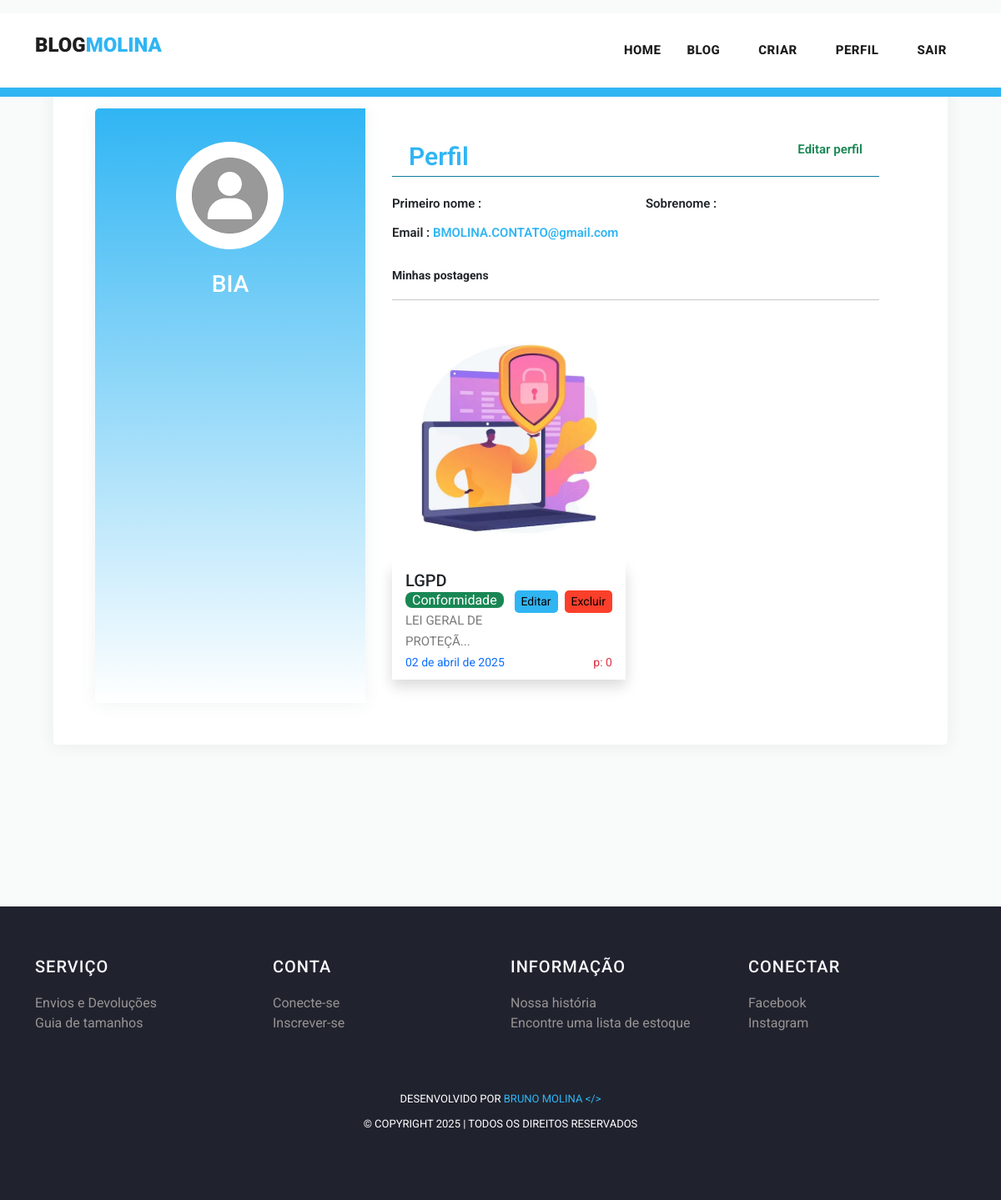
Screenshot of /profile/14 with the database file from the repository.
### myapp/models.py (models this page shows, shortened)
class Post(models.Model):
    postname = models.CharField(max_length=600)
    category = models.CharField(max_length=600)
    image = models.ImageField(
        upload_to="images/posts/",
        blank=True,
        null=True
    )
    content = models.CharField(max_length=100000)
    time = models.CharField(
        max_length=100,
        default=current_time,
        blank=True
    )
    likes = models.IntegerField(default=0)
    user = models.ForeignKey(User, on_delete=models.CASCADE)

### myapp/views.py (the view)
# urls.py: path("profile/<int:id>",views.profile,name='profile'),
def profile(request,id):
    return render(request,'profile.html',{
        'user':User.objects.get(id=id),
        'posts':Post.objects.all(),
        'media_url':settings.MEDIA_URL,
    })

### templates/profile.html (shortened to what this page needs)
{% load static %}
<!DOCTYPE html>
<html lang="pt-br">
<head>
    <link href="https://cdn.jsdelivr.net/npm/bootstrap@5.3.0-alpha3/dist/css/bootstrap.min.css" rel="stylesheet"
>
    <link href="{% static 'vendor/bootstrap/css/bootstrap.min.css' %}" rel="stylesheet">
    <link rel="stylesheet" href="https://maxcdn.bootstrapcdn.com/bootstrap/4.0.0/css/bootstrap.min.css">
    <link href="https://cdn.jsdelivr.net/npm/bootstrap@5.3.0-alpha3/dist/css/bootstrap.min.css" rel="stylesheet"
>
    <link rel="stylesheet" href="{% static 'assets/css/fontawesome.css' %}">
    <link rel="stylesheet" href="{% static 'assets/css/templatemo-stand-blog.css' %}">
    <link rel="stylesheet" href="{% static 'assets/css/owl.css' %}">
</head>
<body>
    <header class="">
        <nav class="navbar navbar-expand-lg bg-white">
            <div class="container">
                <a class="navbar-brand" href="{% url 'index' %}">
                    <h2>BLOG<span style="color: #30b5f3;">Molina</span></h2>
                </a>
                <div class="collapse navbar-collapse" id="navbarResponsive">
                    <ul class="navbar-nav ml-auto">
                        <li>
                            <a class="nav-link" href="{% url 'index' %}">Home
                            </a>
                        </li>
                        <li class="nav-item">
                            <a class="nav-link" href="{% url 'blog' %}">Blog</a>
                        </li>
                        {% if user.is_authenticated %}
                        <li class="nav-item">
                            <a class="nav-link" href="{% url 'create' %}">Criar</a>
                        </li>
                        <li class="nav-item">
                            <a class="nav-link" href="{% url 'profile' user.id %}">Perfil</a>
                        </li>
                        <li class="nav-item">
                            <a class="nav-link" href="{% url 'logout' %}">Sair</a>
                        </li>
                        {% else %}
                        <li class="nav-item">
                            <a class="nav-link" href="{% url 'signin' %}">Conecte-se</a>
                        </li>
                        {% endif %}
                    </ul>
                </div>
            </div>
        </nav>
    </header>
    <div class="mt-3">
        <div class="page-content page-container p-lg-5 p-0" id="page-content">
            <div class="padding">
                <div class="row d-flex justify-content-center">
                    <div class="col-xl-12 col-md-12" id="card">
                        <div class="card user-card-full">
                            <div class="row m-l-0 m-r-0">
                                <div class="col-sm-4 bg-c-lite-green user-profile">
                                    <div class="card-block text-center text-white">
                                        <div class="m-b-25">
                                            <img src="{% static 'assets/images/user.png' %}" class="img-radius"
                                                alt="User-Profile-Image" style="border-radius: 50%;">
                                        </div>
                                        <h6 class="f-w-800 h3" style="text-transform: capitalize;">{{user.username}}
                                        </h6>
                                    </div>
                                </div>
                                <div class="col-sm-8">
                                    <div class="card-block">
                                        <h6 class="m-b-20 p-b-5 b-b-default f-w-600"
                                            style="font-size: 30px; padding: 20px;  color: #30b5f3;">Perfil <a
                                                href="{% url 'profileedit' user.id %}"
                                                class="float-right text-decoration-none text-success"
                                                style="font-size: 15px;">Editar perfil</a>
                                        </h6>
                                        <div class="row">
                                            <div class="col-sm-6">
                                                <p class="m-b-10 f-w-600 text-dark">Primeiro nome :
                                                </p>
                                            </div>
                                            <div class="col-sm-6">
                                                <p class="m-b-10 f-w-600 text-dark">Sobrenome :
                                                </p>
                                            </div>
                                            <div class="col-sm-6">
                                                <p class="m-b-10 f-w-600 text-dark">Email :
                                                    <span class="text-muted f-w-400">{{user.email}}</span>
                                                </p>
                                            </div>
                                        </div>
                                        <p class="small fw-bold pt-3 text-dark">Minhas postagens</p>
                                        <hr>
                                        <div class="row row-cols-lg-2 row-cols-1">
                                            {% for post in posts%}
                                            {% if post.user_id == user.id %}
                                            <div class="col col-lg-6 col-12 mb-2">
                                                <img src="{{media_url}}{{post.image}}" alt="" height="300px"
                                                    width="100%">
                                                <div class="px-3 py-2 shadow">
                                                    <h5>{{post.postname}}</h5>
                                                    <a href="{% url 'deletepost' post.id %}"><button
                                                            class="ms-2 float-right small" type="submit"
                                                            style="border:2px solid #fc3f2a; border-radius: 5px; background-color: #fc3f2a;">Excluir</button></a>
                                                    <a href="{% url 'editpost' post.id %}"><button
                                                            class="float-right small" type="submit"
                                                            style="border:2px solid #30b5f3; border-radius: 5px; background-color: #30b5f3;">Editar</button></a>
                                                    <span
                                                        class="text-white bg-success rounded-3 px-2 rounded-2">{{post.category}}</span>
                                                    <p>{{post.content|slice:"0:20"}}...</p>
                                                    <p class="small text-primary">{{post.time}}<span
                                                            class="text-danger float-right"Curtidos> p:
                                                            {{post.likes}}</span></p>
                                                </div>
                                            </div>
                                            {% endif %}
                                            {% endfor %}
                                        </div>
                                    </div>
                                </div>
                            </div>
                        </div>
                    </div>
                </div>
            </div>
        </div>
    </div>
    {% include 'footer.html' %}
</body>
</html>

### static/assets/css/templatemo-stand-blog.css (style rules this page uses)
body { font-family: 'Roboto', sans-serif; overflow-x: hidden; text-rendering: optimizeLegibility; -webkit-font-smoothing: antialiased; -moz-osx-font-smoothing: grayscale; }
p { margin-bottom: 0px; font-size: 15px; font-weight: 400; color: #7a7a7a; line-height: 30px; }
a { text-decoration: none!important; }
ul { padding: 0; margin: 0; list-style: none; }
h1,h2,h3,h4,h5,h6 { margin: 0px; }
header { position: absolute; z-index: 99999; width: 100%; height: 100px; background-color: #30b5f3; -webkit-transition: all 0.3s ease-in-out 0s; -moz-transition: all 0.3s ease-in-out 0s; -o-transition: all 0.3s ease-in-out 0s; transition: all 0.3s ease-in-out 0s; }
header .navbar { padding: 25px 0px; }
.navbar .navbar-brand { float: left; margin-top: -12px; outline: none; }
.navbar .navbar-brand h2 { color: #1e1e1e; text-transform: uppercase; font-size: 24px; font-weight: 900; -webkit-transition: all .3s ease 0s; -moz-transition: all .3s ease 0s; -o-transition: all .3s ease 0s; transition: all .3s ease 0s; }
#navbarResponsive { z-index: 999; }
.navbar-collapse { text-align: center; }
.navbar .navbar-nav .nav-item { margin: 0px 15px; }
.navbar .navbar-nav a.nav-link { text-transform: capitalize; font-size: 15px; font-weight: 800; text-transform: uppercase; letter-spacing: 0.5px; color: #1e1e1e; transition: all 0.3s; }

### templates/profile.html (style rules this page uses)
body { background-color: #f9fafa; width: 100vw; height: 100vh; }
.padding { padding: 1rem; }
.user-card-full { overflow: hidden; }
.card { border-radius: 5px; -webkit-box-shadow: 0 1px 20px 0 rgba(69, 90, 100, 0.08); box-shadow: 0 1px 20px 0 rgba(69, 90, 100, 0.08); border: none; margin-bottom: 30px; padding: 50px; }
.m-r-0 { margin-right: 0px; }
.m-l-0 { margin-left: 0px; }
.user-card-full .user-profile { border-radius: 5px 0 0 5px; }
.bg-c-lite-green { background: linear-gradient(to top, #ffffff, #30b5f3); box-shadow: 0 1px 20px 0 rgba(69, 90, 100, 0.08); }
.user-profile { padding: 20px 0; }
.card-block { padding: 1.25rem; }
.m-b-25 { margin-bottom: 25px; }
.img-radius { border-radius: 5px; }
h6 { font-size: 14px; }
.card .card-block p { line-height: 25px; }
.b-b-default { border-bottom: 1px solid #e0e0e0; }
.m-b-20 { margin-bottom: 20px; }
.p-b-5 { padding-bottom: 5px !important; }
.m-b-10 { margin-bottom: 10px; }
.text-muted { color: #30b5f3 !important; }
.b-b-default { border-bottom: 1px solid #0a7c9e; }
.f-w-600 { font-weight: 600; }

### templates/footer.html (style rules this page uses)
li { text-decoration: none; text-align: left; }
li a { color: rgb(153, 147, 147); }

### rows the page displays
Post: image (picture), postname "LGPD", category "Conformidade", content "LEI GERAL DE PROTEÇÃ", time "02 de abril de 2025", likes "0"

### other values shown
{{ user.username }} "BIA"
{{ user.email }} "BMOLINA.CONTATO@gmail.com"
